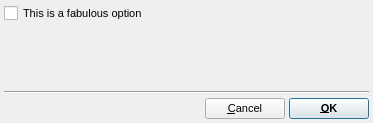
<?xml version="1.0" encoding="UTF-8"?>
<ui version="4.0">
 <class>RMCProfile6ExportOptionsDialog</class>
 <widget class="QDialog" name="RMCProfile6ExportOptionsDialog">
  <property name="geometry">
   <rect>
    <x>0</x>
    <y>0</y>
    <width>373</width>
    <height>123</height>
   </rect>
  </property>
  <property name="font">
   <font>
    <pointsize>8</pointsize>
   </font>
  </property>
  <property name="windowTitle">
   <string>XYZ Export Options</string>
  </property>
  <layout class="QVBoxLayout" name="verticalLayout">
   <property name="spacing">
    <number>4</number>
   </property>
   <property name="leftMargin">
    <number>4</number>
   </property>
   <property name="topMargin">
    <number>4</number>
   </property>
   <property name="rightMargin">
    <number>4</number>
   </property>
   <property name="bottomMargin">
    <number>4</number>
   </property>
   <item>
    <widget class="QCheckBox" name="MyOptionCheck">
     <property name="toolTip">
      <string>A fabulous option</string>
     </property>
     <property name="text">
      <string>This is a fabulous option</string>
     </property>
    </widget>
   </item>
   <item>
    <spacer name="verticalSpacer">
     <property name="orientation">
      <enum>Qt::Vertical</enum>
     </property>
     <property name="sizeHint" stdset="0">
      <size>
       <width>362</width>
       <height>48</height>
      </size>
     </property>
    </spacer>
   </item>
   <item>
    <widget class="Line" name="line">
     <property name="orientation">
      <enum>Qt::Horizontal</enum>
     </property>
    </widget>
   </item>
   <item>
    <layout class="QHBoxLayout" name="horizontalLayout">
     <item>
      <spacer name="horizontalSpacer">
       <property name="orientation">
        <enum>Qt::Horizontal</enum>
       </property>
       <property name="sizeHint" stdset="0">
        <size>
         <width>40</width>
         <height>20</height>
        </size>
       </property>
      </spacer>
     </item>
     <item>
      <widget class="QPushButton" name="CancelButton">
       <property name="text">
        <string>&amp;Cancel</string>
       </property>
       <property name="autoDefault">
        <bool>false</bool>
       </property>
       <property name="default">
        <bool>true</bool>
       </property>
      </widget>
     </item>
     <item>
      <widget class="QPushButton" name="OKButton">
       <property name="font">
        <font>
         <weight>75</weight>
         <bold>true</bold>
        </font>
       </property>
       <property name="text">
        <string>&amp;OK</string>
       </property>
       <property name="autoDefault">
        <bool>false</bool>
       </property>
       <property name="default">
        <bool>true</bool>
       </property>
      </widget>
     </item>
    </layout>
   </item>
  </layout>
 </widget>
 <resources/>
 <connections/>
</ui>
